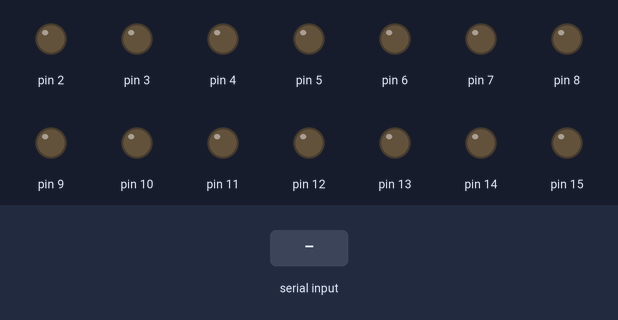
Bench run of a sketch on a simulated Arduino Uno, built with avr-gcc and run on an emulated ATmega328P. Parts: output pins drawn as LEDs (lit = HIGH). Inputs (shaded band) come from the test bench.

Above: at 1.2 s.
1.3 s: "90,45\n" received over Serial
At 1.7 s:
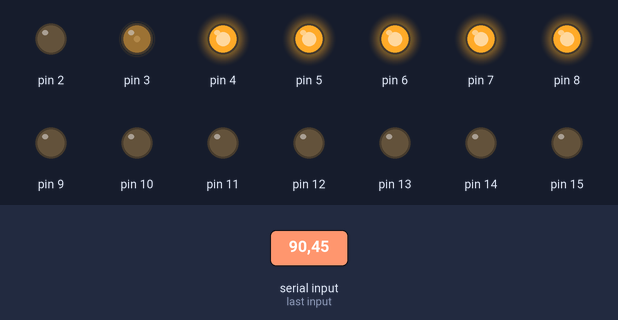
2.8 s: "30,150\n" received over Serial
At 4.0 s:
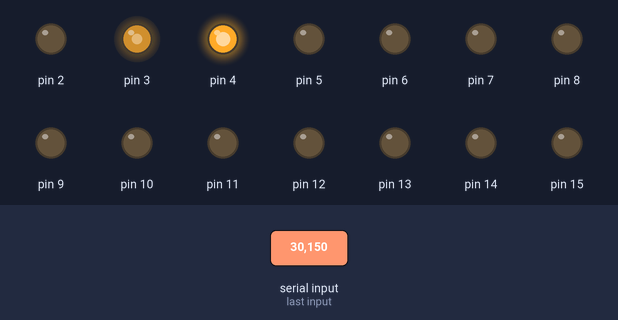
4.3 s: "0\n" received over Serial
At 5.2 s:
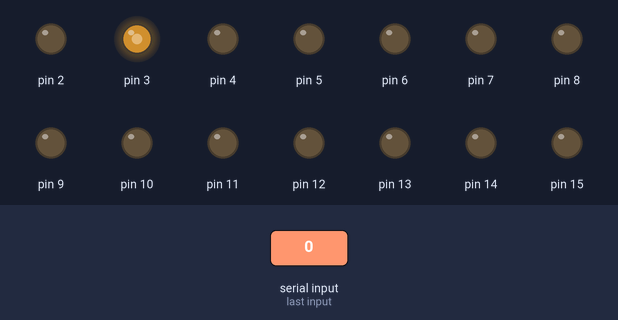
5.8 s: "90\n" received over Serial
At 6.3 s:
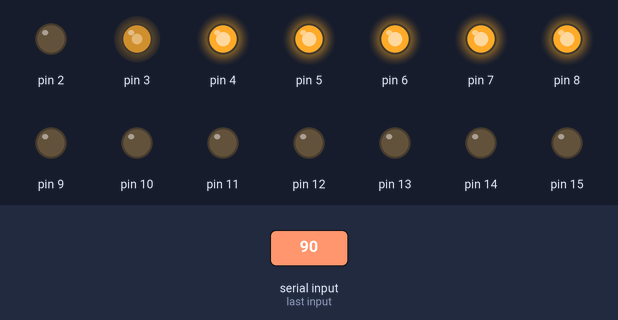
7.3 s: "200\n" received over Serial
At 8.5 s:
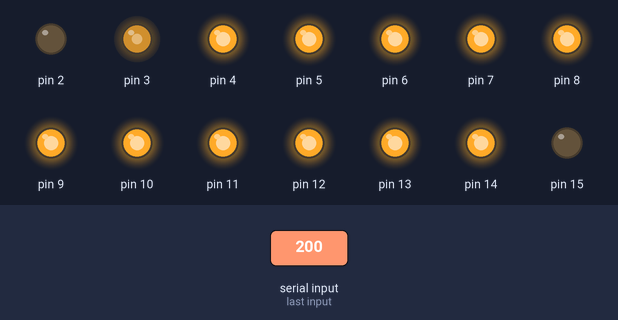
8.8 s: "5\n" received over Serial
At 9.8 s:
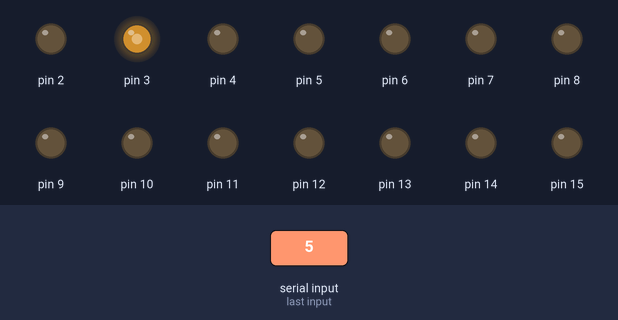
Timing chart, 0 to 11.3 s (numbered marks = the images above; inputs shaded):
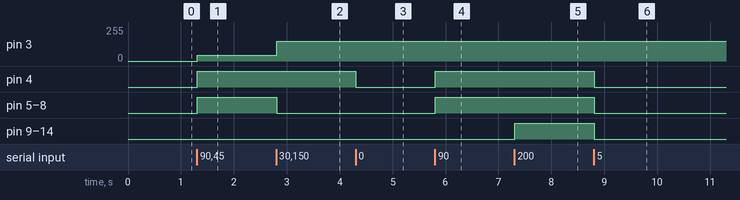

The sketch:

ArduinoLEDs.ino
```cpp
//18 >= count > 0
//count >= ledsOn >= 0
const int count = 15;
int ledsOn;

//Offset value from the beginning (pin 2) or end (pin 19/A5)
const int offset = 2;
bool reverse = false;

bool debugMode = false;

void setup() {
  Serial.begin(1000000);
  Serial.setTimeout(8);

  //Set all the pins to output
  for(int i = 2; i <= 19; i++)
  {
    pinMode(i, OUTPUT);
  }
}
void loop() {
  String output = Serial.readString();

  int value1 = output.substring(0, 3).toInt();
  int value2 = output.substring(3, 6).toInt();
  if (!debugMode) { ledsOn = map(value1, 0, 255, 0, count); }
  else { ledsOn = value1; }

  //clear
  for (int i = offset + 2; i < count + (offset + 2); i++)
  {
    digitalWrite(i, LOW);
  }

  //Normal
  if (!reverse){
    for (int i = offset + 2; i < ledsOn + (offset + 2); i++)
    {
      digitalWrite(i, HIGH);
    }
  }
  //Reverse
  else {
    for (int i = 19 - offset; i > 19 - ledsOn - offset; i--)
    {
      digitalWrite(i, HIGH);
    }
  }

  if (value2 > 0)
    analogWrite(3, value2);
  Serial.flush();
  while(Serial.available() == 0){}
}
```

Measured:
- after the input at 1.3 s, pin 3: 0/255 → 45/255 at once; pin 4–8: LOW → HIGH at once
- after the input at 2.8 s, pin 3: 45/255 → 150/255 at once; pin 5–8: HIGH → LOW at once
- after the input at 4.3 s, pin 4: HIGH → LOW at once
- after the input at 5.8 s, pin 4–8: LOW → HIGH at once
- after the input at 7.3 s, pin 9–14: LOW → HIGH at once
- after the input at 8.8 s, pin 4–14: HIGH → LOW at once
